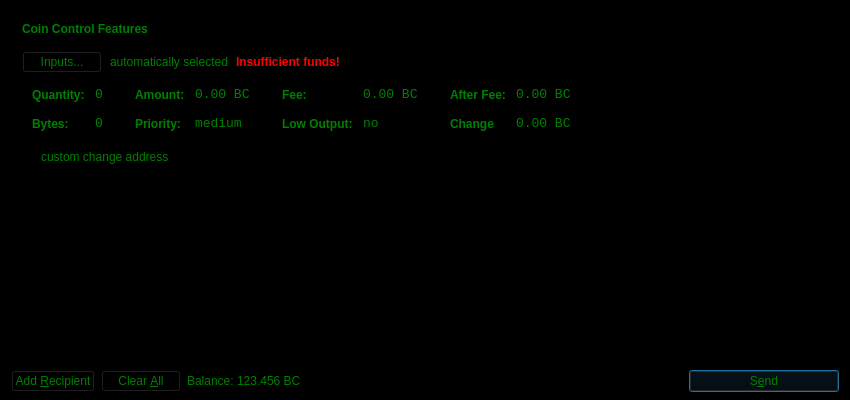
<?xml version="1.0" encoding="UTF-8"?>
<ui version="4.0">
 <class>SendCoinsDialog</class>
 <widget class="QDialog" name="SendCoinsDialog">
  <property name="geometry">
   <rect>
    <x>0</x>
    <y>0</y>
    <width>850</width>
    <height>400</height>
   </rect>
  </property>
  <property name="windowTitle">
   <string>Send Coins</string>
  </property>
  <property name="styleSheet">
   <string notr="true">background-color:black;color:green</string>
  </property>
  <layout class="QVBoxLayout" name="verticalLayout" stretch="0,1,0">
   <property name="bottomMargin">
    <number>8</number>
   </property>
   <item>
    <widget class="QFrame" name="frameCoinControl">
     <property name="sizePolicy">
      <sizepolicy hsizetype="Expanding" vsizetype="Expanding">
       <horstretch>0</horstretch>
       <verstretch>0</verstretch>
      </sizepolicy>
     </property>
     <property name="maximumSize">
      <size>
       <width>16777215</width>
       <height>16777215</height>
      </size>
     </property>
     <property name="frameShape">
      <enum>QFrame::StyledPanel</enum>
     </property>
     <property name="frameShadow">
      <enum>QFrame::Sunken</enum>
     </property>
     <layout class="QVBoxLayout" name="verticalLayoutCoinControl2">
      <property name="spacing">
       <number>6</number>
      </property>
      <property name="leftMargin">
       <number>0</number>
      </property>
      <property name="topMargin">
       <number>0</number>
      </property>
      <property name="rightMargin">
       <number>0</number>
      </property>
      <property name="bottomMargin">
       <number>6</number>
      </property>
      <item>
       <layout class="QVBoxLayout" name="verticalLayoutCoinControl" stretch="0,0,0,0,1">
        <property name="spacing">
         <number>0</number>
        </property>
        <property name="leftMargin">
         <number>10</number>
        </property>
        <property name="topMargin">
         <number>10</number>
        </property>
        <item>
         <layout class="QHBoxLayout" name="horizontalLayoutCoinControl1">
          <property name="bottomMargin">
           <number>15</number>
          </property>
          <item>
           <widget class="QLabel" name="labelCoinControlFeatures">
            <property name="sizePolicy">
             <sizepolicy hsizetype="Preferred" vsizetype="Maximum">
              <horstretch>0</horstretch>
              <verstretch>0</verstretch>
             </sizepolicy>
            </property>
            <property name="font">
             <font>
              <weight>75</weight>
              <bold>true</bold>
             </font>
            </property>
            <property name="styleSheet">
             <string notr="true">font-weight:bold;</string>
            </property>
            <property name="text">
             <string>Coin Control Features</string>
            </property>
           </widget>
          </item>
         </layout>
        </item>
        <item>
         <layout class="QHBoxLayout" name="horizontalLayoutCoinControl2" stretch="0,0,0,0">
          <property name="spacing">
           <number>8</number>
          </property>
          <property name="bottomMargin">
           <number>10</number>
          </property>
          <item>
           <widget class="QPushButton" name="pushButtonCoinControl">
            <property name="styleSheet">
             <string notr="true"/>
            </property>
            <property name="text">
             <string>Inputs...</string>
            </property>
           </widget>
          </item>
          <item>
           <widget class="QLabel" name="labelCoinControlAutomaticallySelected">
            <property name="text">
             <string>automatically selected</string>
            </property>
            <property name="margin">
             <number>5</number>
            </property>
           </widget>
          </item>
          <item>
           <widget class="QLabel" name="labelCoinControlInsuffFunds">
            <property name="font">
             <font>
              <weight>75</weight>
              <bold>true</bold>
             </font>
            </property>
            <property name="styleSheet">
             <string notr="true">color:red;font-weight:bold;</string>
            </property>
            <property name="text">
             <string>Insufficient funds!</string>
            </property>
            <property name="margin">
             <number>5</number>
            </property>
           </widget>
          </item>
          <item>
           <spacer name="horizontalSpacerCoinControl">
            <property name="orientation">
             <enum>Qt::Horizontal</enum>
            </property>
            <property name="sizeHint" stdset="0">
             <size>
              <width>40</width>
              <height>1</height>
             </size>
            </property>
           </spacer>
          </item>
         </layout>
        </item>
        <item>
         <widget class="QWidget" name="widgetCoinControl" native="true">
          <property name="sizePolicy">
           <sizepolicy hsizetype="Preferred" vsizetype="Preferred">
            <horstretch>0</horstretch>
            <verstretch>0</verstretch>
           </sizepolicy>
          </property>
          <property name="minimumSize">
           <size>
            <width>0</width>
            <height>0</height>
           </size>
          </property>
          <property name="styleSheet">
           <string notr="true"/>
          </property>
          <layout class="QHBoxLayout" name="horizontalLayoutCoinControl5">
           <property name="margin">
            <number>0</number>
           </property>
           <item>
            <layout class="QHBoxLayout" name="horizontalLayoutCoinControl3" stretch="0,0,0,1">
             <property name="spacing">
              <number>20</number>
             </property>
             <property name="topMargin">
              <number>0</number>
             </property>
             <property name="bottomMargin">
              <number>10</number>
             </property>
             <item>
              <layout class="QFormLayout" name="formLayoutCoinControl1">
               <property name="horizontalSpacing">
                <number>10</number>
               </property>
               <property name="verticalSpacing">
                <number>14</number>
               </property>
               <property name="leftMargin">
                <number>10</number>
               </property>
               <property name="topMargin">
                <number>4</number>
               </property>
               <property name="rightMargin">
                <number>6</number>
               </property>
               <item row="0" column="0">
                <widget class="QLabel" name="labelCoinControlQuantityText">
                 <property name="styleSheet">
                  <string notr="true">font-weight:bold;</string>
                 </property>
                 <property name="text">
                  <string>Quantity:</string>
                 </property>
                 <property name="margin">
                  <number>0</number>
                 </property>
                </widget>
               </item>
               <item row="0" column="1">
                <widget class="QLabel" name="labelCoinControlQuantity">
                 <property name="font">
                  <font>
                   <family>Monospace</family>
                   <pointsize>10</pointsize>
                  </font>
                 </property>
                 <property name="cursor">
                  <cursorShape>IBeamCursor</cursorShape>
                 </property>
                 <property name="contextMenuPolicy">
                  <enum>Qt::ActionsContextMenu</enum>
                 </property>
                 <property name="text">
                  <string>0</string>
                 </property>
                 <property name="margin">
                  <number>0</number>
                 </property>
                 <property name="textInteractionFlags">
                  <set>Qt::LinksAccessibleByMouse|Qt::TextSelectableByKeyboard|Qt::TextSelectableByMouse</set>
                 </property>
                </widget>
               </item>
               <item row="1" column="0">
                <widget class="QLabel" name="labelCoinControlBytesText">
                 <property name="styleSheet">
                  <string notr="true">font-weight:bold;</string>
                 </property>
                 <property name="text">
                  <string>Bytes:</string>
                 </property>
                </widget>
               </item>
               <item row="1" column="1">
                <widget class="QLabel" name="labelCoinControlBytes">
                 <property name="font">
                  <font>
                   <family>Monospace</family>
                   <pointsize>10</pointsize>
                  </font>
                 </property>
                 <property name="cursor">
                  <cursorShape>IBeamCursor</cursorShape>
                 </property>
                 <property name="contextMenuPolicy">
                  <enum>Qt::ActionsContextMenu</enum>
                 </property>
                 <property name="text">
                  <string>0</string>
                 </property>
                 <property name="textInteractionFlags">
                  <set>Qt::LinksAccessibleByMouse|Qt::TextSelectableByKeyboard|Qt::TextSelectableByMouse</set>
                 </property>
                </widget>
               </item>
              </layout>
             </item>
             <item>
              <layout class="QFormLayout" name="formLayoutCoinControl2">
               <property name="horizontalSpacing">
                <number>10</number>
               </property>
               <property name="verticalSpacing">
                <number>14</number>
               </property>
               <property name="leftMargin">
                <number>6</number>
               </property>
               <property name="topMargin">
                <number>4</number>
               </property>
               <property name="rightMargin">
                <number>6</number>
               </property>
               <item row="0" column="0">
                <widget class="QLabel" name="labelCoinControlAmountText">
                 <property name="styleSheet">
                  <string notr="true">font-weight:bold;</string>
                 </property>
                 <property name="text">
                  <string>Amount:</string>
                 </property>
                 <property name="margin">
                  <number>0</number>
                 </property>
                </widget>
               </item>
               <item row="0" column="1">
                <widget class="QLabel" name="labelCoinControlAmount">
                 <property name="font">
                  <font>
                   <family>Monospace</family>
                   <pointsize>10</pointsize>
                  </font>
                 </property>
                 <property name="cursor">
                  <cursorShape>IBeamCursor</cursorShape>
                 </property>
                 <property name="contextMenuPolicy">
                  <enum>Qt::ActionsContextMenu</enum>
                 </property>
                 <property name="text">
                  <string>0.00 BC</string>
                 </property>
                 <property name="textInteractionFlags">
                  <set>Qt::LinksAccessibleByMouse|Qt::TextSelectableByKeyboard|Qt::TextSelectableByMouse</set>
                 </property>
                </widget>
               </item>
               <item row="1" column="0">
                <widget class="QLabel" name="labelCoinControlPriorityText">
                 <property name="styleSheet">
                  <string notr="true">font-weight:bold;</string>
                 </property>
                 <property name="text">
                  <string>Priority:</string>
                 </property>
                </widget>
               </item>
               <item row="1" column="1">
                <widget class="QLabel" name="labelCoinControlPriority">
                 <property name="font">
                  <font>
                   <family>Monospace</family>
                   <pointsize>10</pointsize>
                  </font>
                 </property>
                 <property name="cursor">
                  <cursorShape>IBeamCursor</cursorShape>
                 </property>
                 <property name="contextMenuPolicy">
                  <enum>Qt::ActionsContextMenu</enum>
                 </property>
                 <property name="text">
                  <string>medium</string>
                 </property>
                 <property name="textInteractionFlags">
                  <set>Qt::LinksAccessibleByMouse|Qt::TextSelectableByKeyboard|Qt::TextSelectableByMouse</set>
                 </property>
                </widget>
               </item>
              </layout>
             </item>
             <item>
              <layout class="QFormLayout" name="formLayoutCoinControl3">
               <property name="horizontalSpacing">
                <number>10</number>
               </property>
               <property name="verticalSpacing">
                <number>14</number>
               </property>
               <property name="leftMargin">
                <number>6</number>
               </property>
               <property name="topMargin">
                <number>4</number>
               </property>
               <property name="rightMargin">
                <number>6</number>
               </property>
               <item row="0" column="0">
                <widget class="QLabel" name="labelCoinControlFeeText">
                 <property name="styleSheet">
                  <string notr="true">font-weight:bold;</string>
                 </property>
                 <property name="text">
                  <string>Fee:</string>
                 </property>
                 <property name="margin">
                  <number>0</number>
                 </property>
                </widget>
               </item>
               <item row="0" column="1">
                <widget class="QLabel" name="labelCoinControlFee">
                 <property name="font">
                  <font>
                   <family>Monospace</family>
                   <pointsize>10</pointsize>
                  </font>
                 </property>
                 <property name="cursor">
                  <cursorShape>IBeamCursor</cursorShape>
                 </property>
                 <property name="contextMenuPolicy">
                  <enum>Qt::ActionsContextMenu</enum>
                 </property>
                 <property name="text">
                  <string>0.00 BC</string>
                 </property>
                 <property name="textInteractionFlags">
                  <set>Qt::LinksAccessibleByMouse|Qt::TextSelectableByKeyboard|Qt::TextSelectableByMouse</set>
                 </property>
                </widget>
               </item>
               <item row="1" column="0">
                <widget class="QLabel" name="labelCoinControlLowOutputText">
                 <property name="styleSheet">
                  <string notr="true">font-weight:bold;</string>
                 </property>
                 <property name="text">
                  <string>Low Output:</string>
                 </property>
                </widget>
               </item>
               <item row="1" column="1">
                <widget class="QLabel" name="labelCoinControlLowOutput">
                 <property name="font">
                  <font>
                   <family>Monospace</family>
                   <pointsize>10</pointsize>
                  </font>
                 </property>
                 <property name="cursor">
                  <cursorShape>IBeamCursor</cursorShape>
                 </property>
                 <property name="contextMenuPolicy">
                  <enum>Qt::ActionsContextMenu</enum>
                 </property>
                 <property name="text">
                  <string>no</string>
                 </property>
                 <property name="textInteractionFlags">
                  <set>Qt::LinksAccessibleByMouse|Qt::TextSelectableByKeyboard|Qt::TextSelectableByMouse</set>
                 </property>
                </widget>
               </item>
              </layout>
             </item>
             <item>
              <layout class="QFormLayout" name="formLayoutCoinControl4">
               <property name="horizontalSpacing">
                <number>10</number>
               </property>
               <property name="verticalSpacing">
                <number>14</number>
               </property>
               <property name="leftMargin">
                <number>6</number>
               </property>
               <property name="topMargin">
                <number>4</number>
               </property>
               <property name="rightMargin">
                <number>6</number>
               </property>
               <item row="0" column="0">
                <widget class="QLabel" name="labelCoinControlAfterFeeText">
                 <property name="styleSheet">
                  <string notr="true">font-weight:bold;</string>
                 </property>
                 <property name="text">
                  <string>After Fee:</string>
                 </property>
                 <property name="margin">
                  <number>0</number>
                 </property>
                </widget>
               </item>
               <item row="0" column="1">
                <widget class="QLabel" name="labelCoinControlAfterFee">
                 <property name="font">
                  <font>
                   <family>Monospace</family>
                   <pointsize>10</pointsize>
                  </font>
                 </property>
                 <property name="cursor">
                  <cursorShape>IBeamCursor</cursorShape>
                 </property>
                 <property name="contextMenuPolicy">
                  <enum>Qt::ActionsContextMenu</enum>
                 </property>
                 <property name="text">
                  <string>0.00 BC</string>
                 </property>
                 <property name="textInteractionFlags">
                  <set>Qt::LinksAccessibleByMouse|Qt::TextSelectableByKeyboard|Qt::TextSelectableByMouse</set>
                 </property>
                </widget>
               </item>
               <item row="1" column="0">
                <widget class="QLabel" name="labelCoinControlChangeText">
                 <property name="styleSheet">
                  <string notr="true">font-weight:bold;</string>
                 </property>
                 <property name="text">
                  <string>Change</string>
                 </property>
                </widget>
               </item>
               <item row="1" column="1">
                <widget class="QLabel" name="labelCoinControlChange">
                 <property name="font">
                  <font>
                   <family>Monospace</family>
                   <pointsize>10</pointsize>
                  </font>
                 </property>
                 <property name="cursor">
                  <cursorShape>IBeamCursor</cursorShape>
                 </property>
                 <property name="contextMenuPolicy">
                  <enum>Qt::ActionsContextMenu</enum>
                 </property>
                 <property name="text">
                  <string>0.00 BC</string>
                 </property>
                 <property name="textInteractionFlags">
                  <set>Qt::LinksAccessibleByMouse|Qt::TextSelectableByKeyboard|Qt::TextSelectableByMouse</set>
                 </property>
                </widget>
               </item>
              </layout>
             </item>
            </layout>
           </item>
          </layout>
         </widget>
        </item>
        <item>
         <layout class="QHBoxLayout" name="horizontalLayoutCoinControl4" stretch="0,0,0">
          <property name="spacing">
           <number>12</number>
          </property>
          <property name="sizeConstraint">
           <enum>QLayout::SetDefaultConstraint</enum>
          </property>
          <property name="topMargin">
           <number>5</number>
          </property>
          <property name="rightMargin">
           <number>5</number>
          </property>
          <item>
           <widget class="QCheckBox" name="checkBoxCoinControlChange">
            <property name="text">
             <string>custom change address</string>
            </property>
           </widget>
          </item>
          <item>
           <widget class="QLineEdit" name="lineEditCoinControlChange">
            <property name="enabled">
             <bool>false</bool>
            </property>
            <property name="sizePolicy">
             <sizepolicy hsizetype="Expanding" vsizetype="Fixed">
              <horstretch>0</horstretch>
              <verstretch>0</verstretch>
             </sizepolicy>
            </property>
           </widget>
          </item>
          <item>
           <widget class="QLabel" name="labelCoinControlChangeLabel">
            <property name="sizePolicy">
             <sizepolicy hsizetype="Preferred" vsizetype="Expanding">
              <horstretch>0</horstretch>
              <verstretch>0</verstretch>
             </sizepolicy>
            </property>
            <property name="minimumSize">
             <size>
              <width>0</width>
              <height>0</height>
             </size>
            </property>
            <property name="text">
             <string/>
            </property>
            <property name="margin">
             <number>3</number>
            </property>
           </widget>
          </item>
         </layout>
        </item>
        <item>
         <spacer name="verticalSpacerCoinControl">
          <property name="orientation">
           <enum>Qt::Vertical</enum>
          </property>
          <property name="sizeHint" stdset="0">
           <size>
            <width>800</width>
            <height>1</height>
           </size>
          </property>
         </spacer>
        </item>
       </layout>
      </item>
     </layout>
    </widget>
   </item>
   <item>
    <widget class="QScrollArea" name="scrollArea">
     <property name="widgetResizable">
      <bool>true</bool>
     </property>
     <widget class="QWidget" name="scrollAreaWidgetContents">
      <property name="geometry">
       <rect>
        <x>0</x>
        <y>0</y>
        <width>830</width>
        <height>172</height>
       </rect>
      </property>
      <layout class="QVBoxLayout" name="verticalLayout_2">
       <property name="margin">
        <number>0</number>
       </property>
       <item>
        <layout class="QVBoxLayout" name="entries">
         <property name="spacing">
          <number>6</number>
         </property>
        </layout>
       </item>
       <item>
        <spacer name="verticalSpacer">
         <property name="orientation">
          <enum>Qt::Vertical</enum>
         </property>
         <property name="sizeHint" stdset="0">
          <size>
           <width>20</width>
           <height>40</height>
          </size>
         </property>
        </spacer>
       </item>
      </layout>
     </widget>
    </widget>
   </item>
   <item>
    <layout class="QHBoxLayout" name="horizontalLayout">
     <item>
      <widget class="QPushButton" name="addButton">
       <property name="toolTip">
        <string>Send to multiple recipients at once</string>
       </property>
       <property name="text">
        <string>Add &amp;Recipient</string>
       </property>
       <property name="icon">
        <iconset resource="../bitcoin.qrc">
         <normaloff>:/icons/add</normaloff>:/icons/add</iconset>
       </property>
       <property name="autoDefault">
        <bool>false</bool>
       </property>
      </widget>
     </item>
     <item>
      <widget class="QPushButton" name="clearButton">
       <property name="sizePolicy">
        <sizepolicy hsizetype="Minimum" vsizetype="Fixed">
         <horstretch>0</horstretch>
         <verstretch>0</verstretch>
        </sizepolicy>
       </property>
       <property name="toolTip">
        <string>Remove all transaction fields</string>
       </property>
       <property name="text">
        <string>Clear &amp;All</string>
       </property>
       <property name="icon">
        <iconset resource="../bitcoin.qrc">
         <normaloff>:/icons/remove</normaloff>:/icons/remove</iconset>
       </property>
       <property name="autoRepeatDelay">
        <number>300</number>
       </property>
       <property name="autoDefault">
        <bool>false</bool>
       </property>
      </widget>
     </item>
     <item>
      <layout class="QHBoxLayout" name="horizontalLayout_2">
       <property name="spacing">
        <number>3</number>
       </property>
       <item>
        <widget class="QLabel" name="label">
         <property name="sizePolicy">
          <sizepolicy hsizetype="Preferred" vsizetype="Fixed">
           <horstretch>0</horstretch>
           <verstretch>0</verstretch>
          </sizepolicy>
         </property>
         <property name="text">
          <string>Balance:</string>
         </property>
        </widget>
       </item>
       <item>
        <widget class="QLabel" name="labelBalance">
         <property name="sizePolicy">
          <sizepolicy hsizetype="Preferred" vsizetype="Fixed">
           <horstretch>0</horstretch>
           <verstretch>0</verstretch>
          </sizepolicy>
         </property>
         <property name="cursor">
          <cursorShape>IBeamCursor</cursorShape>
         </property>
         <property name="text">
          <string>123.456 BC</string>
         </property>
         <property name="textInteractionFlags">
          <set>Qt::LinksAccessibleByMouse|Qt::TextSelectableByKeyboard|Qt::TextSelectableByMouse</set>
         </property>
        </widget>
       </item>
      </layout>
     </item>
     <item>
      <spacer name="horizontalSpacer">
       <property name="orientation">
        <enum>Qt::Horizontal</enum>
       </property>
       <property name="sizeHint" stdset="0">
        <size>
         <width>40</width>
         <height>20</height>
        </size>
       </property>
      </spacer>
     </item>
     <item>
      <widget class="QPushButton" name="sendButton">
       <property name="minimumSize">
        <size>
         <width>150</width>
         <height>0</height>
        </size>
       </property>
       <property name="toolTip">
        <string>Confirm the send action</string>
       </property>
       <property name="text">
        <string>S&amp;end</string>
       </property>
       <property name="icon">
        <iconset resource="../bitcoin.qrc">
         <normaloff>:/icons/send</normaloff>:/icons/send</iconset>
       </property>
       <property name="default">
        <bool>true</bool>
       </property>
      </widget>
     </item>
    </layout>
   </item>
  </layout>
 </widget>
 <resources>
  <include location="../bitcoin.qrc"/>
 </resources>
 <connections/>
</ui>
